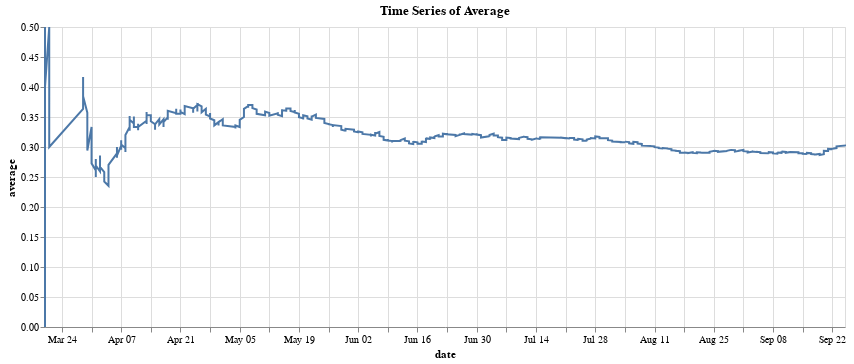

The code cell stored with this chart in its notebook:
### Markdown cell above
### 3. 指定されたデータフレームから打率の推移を折れ線グラフで可視化する

### Code cell
import altair as alt  # インタラクティブなデータ可視化ライブラリ

# Altairで折れ線グラフを作成
#'df'は先ほど作成したデータフレーム, 折れ線グラフを描画する
chart = alt.Chart(df).mark_line().encode(
    x='date',                        # x軸に 'date' 列 (日付) を指定
    y='average'                      # y軸に 'average' 列 (打率) を指定
).properties(
    title='Time Series of Average',  # グラフのタイトルを設定
    width=800                        # グラフの幅を800ピクセルに設定
)

# グラフを表示
# Jupyter Notebookや互換環境で実行する際に使われる, 他の環境ではchart.show()やchart.save()を使う場合もある
chart.display()

### Figure 1 — Vega-Lite specification as saved in the notebook (floating-point values rounded to 4 significant figures; data arrays with more than 128 entries replaced by an {"elided": "..."} marker saying what was removed)
{"config": {"view": {"continuousWidth": 300, "continuousHeight": 300}}, "data": {"name": "data-fc2807d013ed0f9ef3a950fcb1575114"}, "mark": {"type": "line"}, "encoding": {"x": {"field": "date", "type": "temporal"}, "y": {"field": "average", "type": "quantitative"}}, "title": "Time Series of Average", "width": 800, "$schema": "https://vega.github.io/schema/vega-lite/v5.8.0.json", "datasets": {"data-fc2807d013ed0f9ef3a950fcb1575114": {"elided": "707 records"}}}
